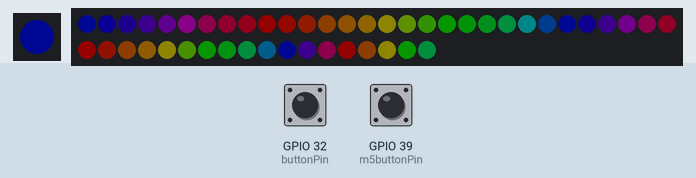
Recording of a sketch running on a simulated ESP32. On the bench: 1 RGB LEDs in strip order, left to right, 48 RGB LEDs in strip order, left to right, continuing on the next row. The test bench sets the inputs (shaded band); at power-on: GPIO 32 (buttonPin) HIGH, GPIO 39 (m5buttonPin) HIGH. Dim RGB values are drawn brighter than linear; WiFi joins after 1.5 s; servers stay silent unless stated; what the sketch prints to the serial monitor is not drawn.

Above: at 3.29 s.
3.3 s: GPIO 32 (buttonPin) pulled LOW for 0.15 s
At 3.52 s:
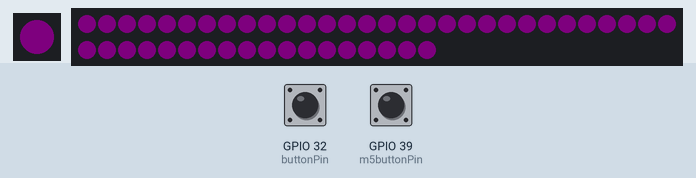
4.0 s: GPIO 39 (m5buttonPin) pulled LOW for 0.15 s
At 4.59 s:
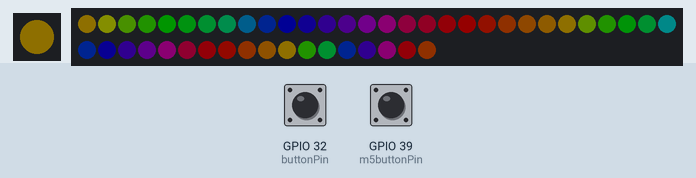
4.7 s: GPIO 32 (buttonPin) pulled LOW for 1 s
At 6.09 s:
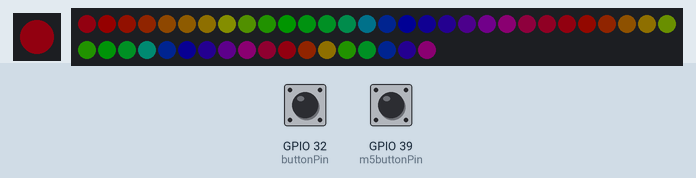
6.3 s: GPIO 39 (m5buttonPin) pulled LOW for 1 s
At 7.58 s:
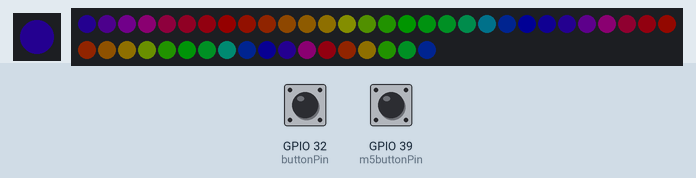
7.9 s: GPIO 32 (buttonPin) pulled LOW for 3.2 s
At 11.34 s:
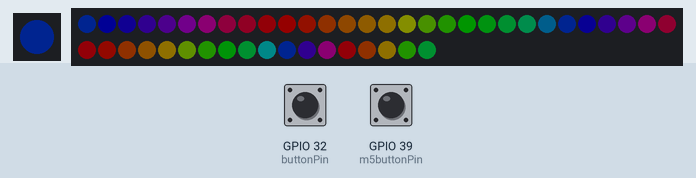
11.7 s: GPIO 39 (m5buttonPin) pulled LOW for 1 s
At 13.09 s:
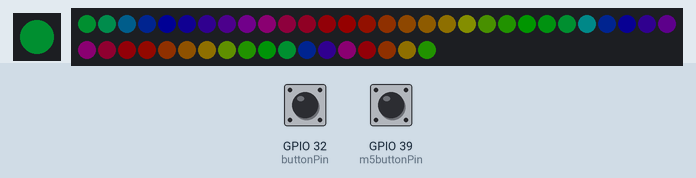
Timing chart, 0 to 16.2 s (numbered marks = the images above; inputs shaded):
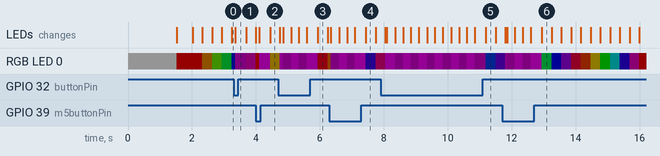

The sketch:

button_client_atom.ino
```cpp
#include <FastLED.h>
// #include <M5Atom.h>
#include <WiFi.h>
#include <WiFiUdp.h>

#include "config.h"

const IPAddress ip(192, 168, 88, 3);
const IPAddress gateway(192, 168, 88, 254);
const IPAddress subnet(255, 255, 255, 0);
const IPAddress dns(192, 168, 88, 254);

const IPAddress serverIP1(192, 168, 88, 1);
const IPAddress serverIP2(192, 168, 88, 2);

const int UDP_PORT = 55555;

WiFiUDP udp;

uint8_t receive_state = 0;
uint8_t control_state = 0;  // 0: stop 1: run

// M5Atom
const int m5buttonPin = 39;
CRGB m5leds[1];

// External Button
const int buttonPin = 32;
const uint8_t ledPin = 26;
const uint8_t ledNum = 48;
CRGB leds[ledNum];

bool heartbeat = false;

void setup() {
  // M5.begin(true, false, true);
  Serial.begin(115200);

  pinMode(buttonPin, INPUT_PULLUP);
  pinMode(m5buttonPin, INPUT_PULLUP);

  FastLED.addLeds<NEOPIXEL, 27>(m5leds, 1);
  FastLED.addLeds<NEOPIXEL, ledPin>(leds, ledNum);
  FastLED.setBrightness(20);
  FastLED.clear();

  button_led_all(CRGB(255, 255, 255));
  init_wifi_client();
  button_led_all(CRGB(255, 0, 0));

  delay(500);  // TODO: task起動待ち。せまふぉ？
}

void button_led_all(CRGB c) {
  m5leds[0] = c;
  for (int i = 0; i < ledNum; i++) leds[i] = c;
  FastLED.show();
}

void soft_blink(CRGB base_c, float hz = 1.0, float max = 1.0, float min = 0.0) {
  float t = (float)millis() / 1000;
  float gain = (sin(t * 3.14 * hz) + 1) / 2 * (max - min) + min;
  gain = constrain(gain, 0, 1);
  CRGB c(base_c.r * gain, base_c.g * gain, base_c.b * gain);
  // = base_c * (uint8_t)(0xff * gain);
  button_led_all(c);
}

void rotate(CRGB c, int n = 4, float rps = 0.5, float max = 1.0,
            float min = 0.0) {
  float t = 3.14 * 2 * millis() / 1000 * rps;
  for (int i = 0; i < 24; i++) {
    float angle = 3.14 * 2 * n * i / 24 + t;
    float gain = (sin(angle) + 1) / 2 * (max - min) + min;
    gain = constrain(gain, 0, 1);
    leds[i] = CRGB(c.r * gain, c.g * gain, c.b * gain);
  }
  for (int i = 0; i < 16; i++) {
    float angle = 3.14 * 2 * n * i / 16 + t;
    float gain = (sin(angle) + 1) / 2 * (max - min) + min;
    gain = constrain(gain, 0, 1);
    leds[i + 24] = CRGB(c.r * gain, c.g * gain, c.b * gain);
  }
  for (int i = 0; i < 8; i++) {
    float angle = 3.14 * 2 * n * i / 8 + t;
    float gain = (sin(angle) + 1) / 2 * (max - min) + min;
    gain = constrain(gain, 0, 1);
    leds[i + 40] = CRGB(c.r * gain, c.g * gain, c.b * gain);
  }

  m5leds[0] = leds[0];
  FastLED.show();
}

void hue_rotate(float rps = 0.5) {
  float t = rps * millis() / 1000;
  uint8_t hue;
  for (int i = 0; i < 24; i++) {
    hue = 256 * ((float)i / 24 + t);
    leds[i] = CHSV(hue, 255, 255);
  }
  for (int i = 0; i < 16; i++) {
    hue = 256 * ((float)i / 16 + t);
    leds[i + 24] = CHSV(hue, 255, 255);
  }
  for (int i = 0; i < 8; i++) {
    hue = 256 * ((float)i / 8 + t);
    leds[i + 40] = CHSV(hue, 255, 255);
  }

  m5leds[0] = leds[0];
  FastLED.show();
}

void init_wifi_client() {
  WiFi.config(ip, gateway, subnet, dns);
  delay(10);

  // We start by connecting to a WiFi network -----------------------------
  Serial.println();
  Serial.print("Connecting to ");
  Serial.println(ssid);

  WiFi.begin(ssid, password);

  while (WiFi.status() != WL_CONNECTED) {
    delay(500);
    Serial.print(".");
  }

  Serial.println("");
  Serial.println("WiFi connected.");
  Serial.println("IP address: ");
  Serial.println(WiFi.localIP());
}

void loop() {
  receiveFromCar();

  control_state = 0;
  if (!digitalRead(buttonPin) || !digitalRead(m5buttonPin)) {
    control_state = 1;  // Run
    // soft_blink(CRGB(0, 255, 0), 2, 1, 0.7);
    soft_blink(CRGB(255, 0, 255), 4, 1, 0.2);
    // rotate(CRGB(255, 0, 255), 4, 0.5, 1, -2);
    // hue_rotate(0.5);
  } else {
    hue_rotate(0.5);
    // soft_blink(CRGB(255, 255, 0), 0.5, 1, 0.2);
    // soft_blink(CRGB(0, 0, 255));
  }

  sendControlState(serverIP1);
  sendControlState(serverIP2);
  delay(10);  // TODO: remove
}

void receiveFromCar() {
  if (!heartbeat) {
    int packetSize = udp.parsePacket();
    if (packetSize > 0) {
      receive_state = udp.read();
      heartbeat = true;
    }
  }
}

void sendControlState(const IPAddress ip) {
  udp.beginPacket(ip, UDP_PORT);
  udp.write(control_state);
  udp.endPacket();
}
```

Measured:
- after the input at 3.3 s, the LEDs: change after 0.05 s (image 1)
- after the input at 4.0 s, the LEDs: first change after 0.10 s (image 2 shows a later state)
- after the input at 4.7 s, the LEDs: first change after 0.05 s (image 3 shows a later state)
- after the input at 6.3 s, the LEDs: first change after 0.05 s (image 4 shows a later state)
- after the input at 7.9 s, the LEDs: first change after 0.15 s (image 5 shows a later state)
- after the input at 11.7 s, the LEDs: first change after 0.10 s (image 6 shows a later state)
